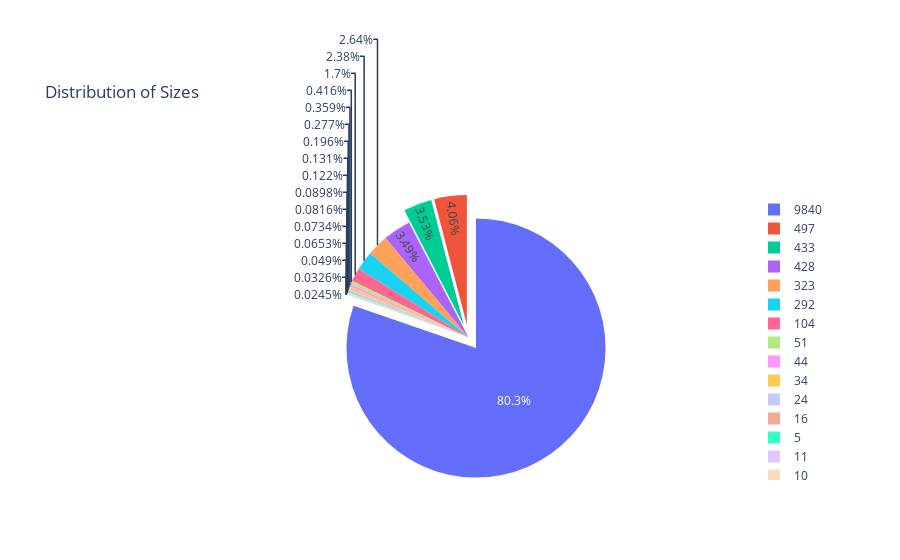

The cell this chart's notebook holds for it:
### Markdown cell above
### Size Analysis

### Code cell
# Size Analysis
size_distribution = df['Size'].value_counts()

fig = go.Figure(data=go.Pie(
    labels=size_distribution,
    values=size_distribution,
    pull=[0.1, 0.1, 0.1],
    marker=dict(colors=sns.color_palette("pastel")),
))

fig.update_layout(title='Distribution of Sizes')
fig.show()

### Figure 1 — Plotly figure (JSON) as saved in the notebook; plotly's stock layout.template omitted (floating-point values rounded to 4 significant figures)
{"data": [{"labels": [9840, 497, 433, 428, 323, 292, 104, 104, 51, 44, 34, 24, 16, 11, 10, 9, 5, 5, 5, 4, 3, 2, 2, 2, 1, 1, 1, 1, 1, 1, 1, 1], "marker": {"colors": [[0.6314, 0.7882, 0.9569], [1, 0.7059, 0.5098], [0.5529, 0.898, 0.6314], [1, 0.6235, 0.6078], [0.8157, 0.7333, 1], [0.8706, 0.7333, 0.6078], [0.9804, 0.6902, 0.8941], [0.8118, 0.8118, 0.8118], [1, 0.9961, 0.6392], [0.7255, 0.949, 0.9412]]}, "pull": [0.1, 0.1, 0.1], "type": "pie", "values": [9840, 497, 433, 428, 323, 292, 104, 104, 51, 44, 34, 24, 16, 11, 10, 9, 5, 5, 5, 4, 3, 2, 2, 2, 1, 1, 1, 1, 1, 1, 1, 1]}], "layout": {"title": {"text": "Distribution of Sizes"}}}
